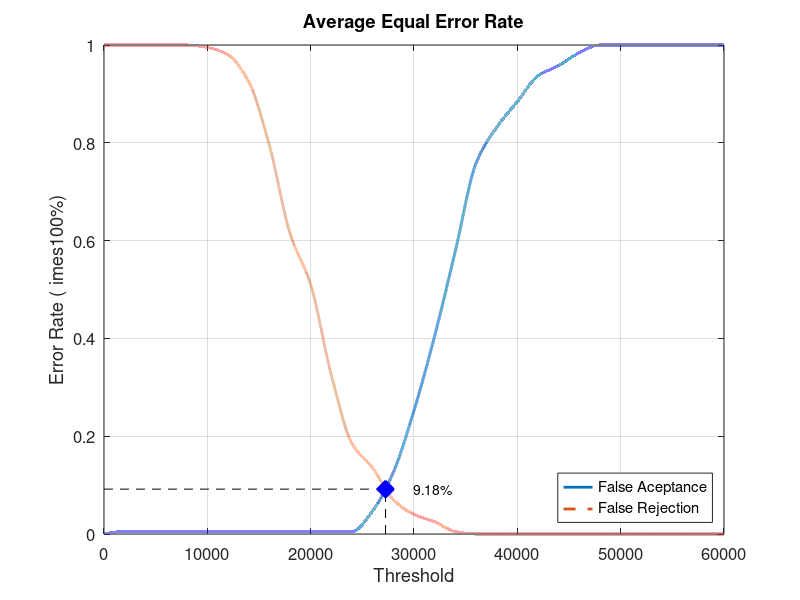
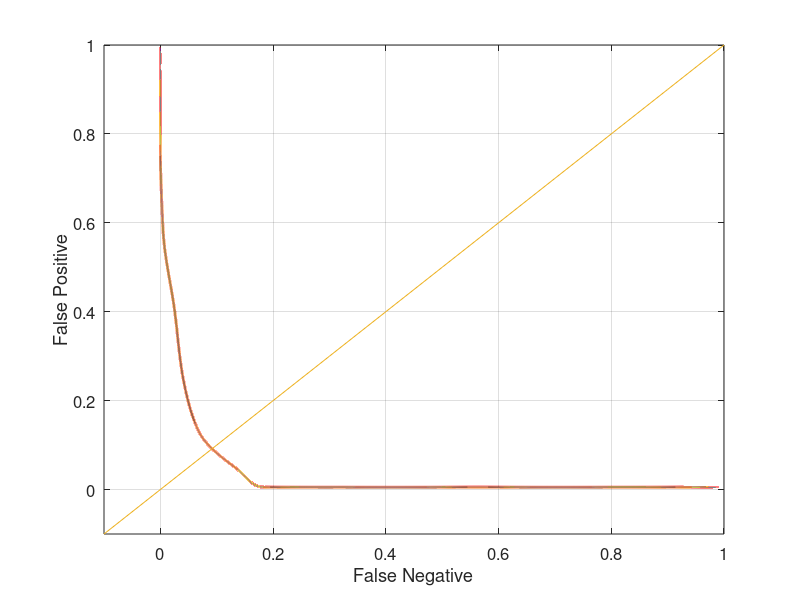

The MATLAB script that drew these images, in order:
close all;
clear;
clc;
x = 0:2000:60000;
xq = 0:0.5:60000;

y0 = [0 0.00526316 0.00526316 0.00526316 0.00526316 0.00526316 0.00526316 0.00526316 0.00526316 0.00526316 0.00526316 0.00526316 0.00526316 0.0473684 0.126316 0.252632 0.405263 0.578947 0.757895 0.831579 0.884211 0.936842 0.957895 0.984211 1 1 1 1 1 1 1]
yy0 = interp1(x, y0, xq, 'pchip');
y1 = [1 1 1 1 1 0.995 0.98 0.925 0.795 0.615 0.51 0.325 0.185 0.135 0.07 0.04 0.025 0.005 0 0 0 0 0 0 0 0 0 0 0 0 0]
yy1 = interp1(x, y1, xq, 'pchip');

% Calculating EER: 
y2 = abs(y0 - y1);
find(y2 == min(y2))
yy2 = abs(yy0 - yy1);
xEER = find(yy2 == min(yy2));
xEERIndex = xq(xEER) % X-axis EER
yEER = yy0(xEER) % Y-axis EER

main = figure
plot(xq, yy0,'-','LineWidth', 2);	hold on
plot(xq, yy1,'--','LineWidth', 2);	hold on
plot([xEERIndex xEERIndex], [0 yEER], 'k--');	hold on
plot([0 xEERIndex], [yEER yEER], 'k--');	hold on
plot(xEERIndex, yEER, 'bx', 'LineWidth', 10);	hold on
text(xEERIndex + 10 * xEERIndex / 100, yEER, [num2str(round((10000 * yEER)) / 100) '%'])
legend('False Aceptance', 'False Rejection', 'Location', 'SouthEast')
xlabel('Threshold')
ylabel('Error Rate (	imes100%)')
title('Average Equal Error Rate')
set(gca, 'FontSize', 12)
axis([0 60000 0 1])
grid on

print(main, 'Database1_4Main', '-dpng');
FNRxFPR = figure('Color', [1 1 1]);
plot(yy1, yy0, '-', yy1, yy0, 'LineWidth', 2);
hold on
y = -0.1:0.1:1
plot(y, y); 
set(gca, 'FontSize', 12)
xlabel('False Negative')
ylabel('False Positive')
axis([-0.1 1 -0.1 1])
set(gca, 'FontSize', 12)
grid on

print(FNRxFPR, 'Database1_4FNRxFPR','-dpng');
